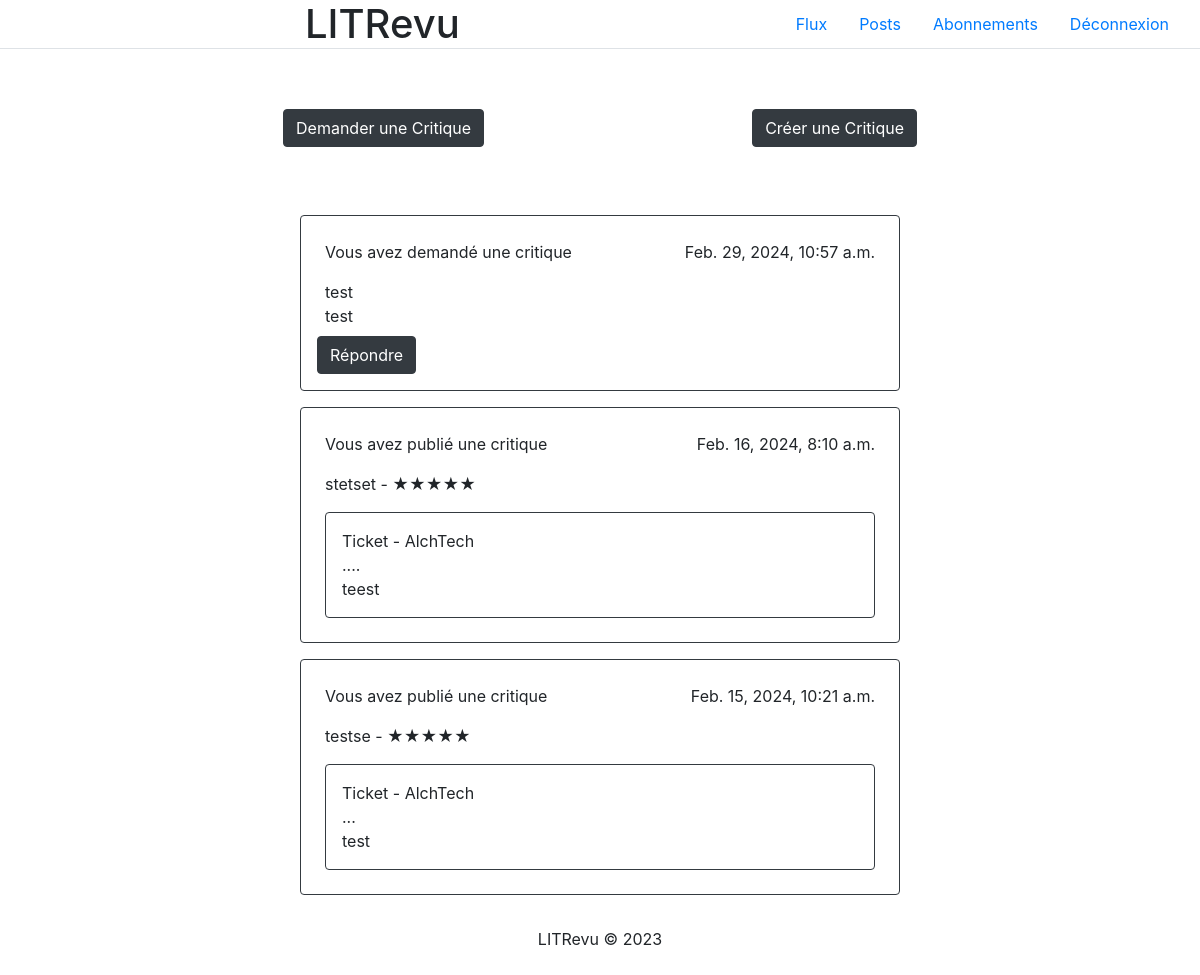
The page /flux/ (signed in) on the database its author committed.
### LITReview/models.py (models this page shows)
class Ticket(models.Model):
    title = models.CharField(max_length=128)
    description = models.TextField(max_length=2048)
    user = models.ForeignKey(User, on_delete=models.CASCADE)
    images = models.ImageField(null=True, blank=True, upload_to='images/')
    time_created = models.DateTimeField(auto_now_add=True)

class Review(models.Model):
    ticket = models.ForeignKey(Ticket, on_delete=models.CASCADE)
    rating = models.PositiveSmallIntegerField(validators=[MinValueValidator(0), MaxValueValidator(5)])
    user = models.ForeignKey(User, on_delete=models.CASCADE)
    headline = models.CharField(max_length=128)
    body = models.TextField(max_length=8192, blank=True)
    time_created = models.DateTimeField(auto_now_add=True)

### LITReview/views.py (the view, shortened to what this page needs)
# urls.py: path('flux/', views.Flux.as_view(), name='flux'),
class Flux(LoginRequiredMixin, View):
    login_url = '/'
    def get(self, request):
        user_follows = UserFollows.objects.filter(user=request.user)
        user_tickets = Ticket.objects.filter(Q(user=request.user) | Q(user__followed_by__user=request.user))
        user_reviews = Review.objects.filter(Q(user=request.user) | Q(user__followed_by__user=request.user))
        ticket_critique = []
        ticket_only = []
        Ticket.objects.all().annotate(
            is_associated=Exists(Review.objects.filter(ticket=OuterRef('pk')))
        )
        for ticket in user_tickets:
            if not Review.objects.filter(ticket=ticket):
                ticket_only.append(ticket)
            else:
                ticket_critique.append(Review.objects.get(ticket=ticket))
        for ticket in ticket_only:
            ticket.type = "ticket"
        for review in ticket_critique:
            review.type = "ticket_critique"
        flux = list(ticket_only) + list(ticket_critique)
        flux.sort(key=lambda x: x.time_created, reverse=True)
        return render(request, 'LITReview/flux.html', {'flux': flux})

### LITReview/templates/LITReview/flux.html (shortened to what this page needs)
<!DOCTYPE html>
<html lang="en">
    {% include 'LITReview/partials/head.html' %}
<body>
    {% include 'LITReview/partials/header.html' %}
    <div class="container-fluid d-flex" style="justify-content: space-evenly; margin-block: 5%;">
        <div class="proposition">
            <button type="button" class="btn btn-dark">
                <a href="{% url 'demande_critique' %}" class="text-white">Demander une Critique</a>
            </button>
        </div>
        <div class="demande">
            <button type="button" class="btn btn-dark">
                <a href="{% url 'demande_ticket' %}" class="text-white">Créer une Critique</a>
            </button>
        </div>
    </div>
    <div class="flux d-flex flex-column align-items-center">
        {% for item in flux %}
            {% if item.type == "ticket" %}
                <div class="publication border border-dark rounded p-3 w-50 m-2">
                    <div class="publication-user d-flex justify-content-between  p-2">
                        <span>{% if item.user == user %}Vous avez demandé une critique{% else %}{{ item.user }} a demandé une critique{% endif %}</span>
                        <span>{{ item.time_created }}</span>
                    </div>
                    <div class="publication-content  p-2">
                        <div>{{ item.title }}</div>
                        <div>{{ item.description }}</div>
                    </div>
                    {% if not item.is_associated %}
                        <button type="button" class="btn btn-dark">
                            <a href="{% url 'reponse_ticket' item.id %}" class="text-white">Répondre</a>
                        </button>
                    {% endif %}
                </div>
            {% elif item.type == "ticket_critique" %}
                <div class="publication border border-dark rounded p-3 w-50 m-2">
                    <div class="publication-user d-flex justify-content-between p-2">
                        <span>{% if item.user == user %}Vous avez publié une critique{% else %}{{ item.user }} a publié une critique{% endif %}</span>
                        <span>{{ item.time_created }}</span>
                    </div>
                    <div class="publication-rating d-flex  p-2">
                        <span>{{ item.headline }} - {% if item.rating == 1 %} <span class="rating">★☆☆☆☆</span> {% elif item.rating == 2 %} <span class="rating">★★☆☆☆</span> {% elif item.rating == 3 %} <span class="rating">★★★☆☆</span> {% elif item.rating == 4 %} <span class="rating">★★★★☆</span> {% elif item.rating == 5 %} <span class="rating">★★★★★</span> {% endif %}</span>
                    </div>
                    <div class="publication-content border border-dark rounded p-3 m-2">
                        <div>Ticket - {{ item.ticket.user }}</div>
                        <span>{{ item.body }}</span>
                        <div>{{ item.ticket.title }}</div>
                    </div>
                </div>
            {% endif %}
        {% endfor %}
    </div>
    {% include 'LITReview/partials/footer.html' %}
</body>
</html>

### rows shown on the page
Ticket: shows "Vous avez demandé une critique", time_created "Feb. 29, 2024, 10:57 a.m.", title "test", description "test", shows "Répondre"
Review: shows "Vous avez publié une critique", time_created "Feb. 16, 2024, 8:10 a.m.", headline "stetset", ticket.user "AlchTech", body "....", ticket "teest"
Review: shows "Vous avez publié une critique", time_created "Feb. 15, 2024, 10:21 a.m.", headline "testse", ticket.user "AlchTech", body "...", ticket "test"
